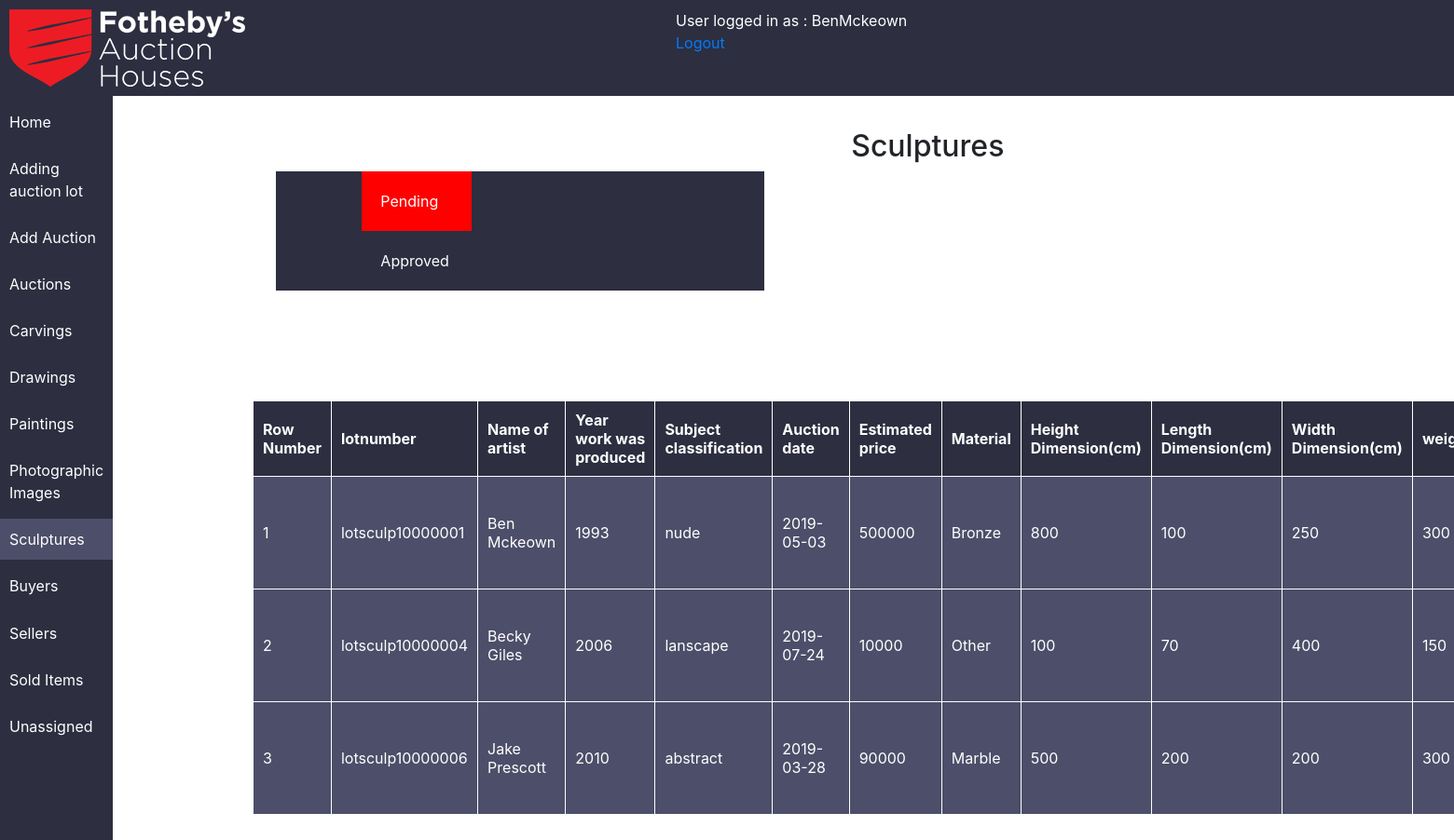
The app's page /default/public/admin/sculptures.php (signed in) with its own data.
### tables this page shows
CREATE TABLE `sculptures` (
  `idsculptures` int(11) NOT NULL AUTO_INCREMENT,
  `lotnumber` varchar(45) NOT NULL DEFAULT 'lotsculp',
  `name_of_artist` varchar(45) DEFAULT NULL,
  `year_of_work` varchar(45) DEFAULT NULL,
  `subject_classification` varchar(45) DEFAULT NULL,
  `description` varchar(500) DEFAULT NULL,
  `auction_date` varchar(45) DEFAULT NULL,
  `estimated_price` varchar(45) DEFAULT NULL,
  `material` varchar(45) DEFAULT NULL,
  `height_dimension` varchar(45) DEFAULT NULL,
  `width_dimension` varchar(45) DEFAULT NULL,
  `length_dimension` varchar(45) DEFAULT NULL,
  `weight` varchar(45) DEFAULT NULL,
  `Auction` varchar(45) DEFAULT NULL,
  `status` varchar(45) DEFAULT NULL,
  `category` varchar(45) DEFAULT NULL,
  `sold_for` varchar(45) DEFAULT NULL,
  `commision_price` varchar(45) DEFAULT NULL,
  PRIMARY KEY (`idsculptures`,`lotnumber`)
);

### default/public/admin/sculptures.php (the view, shortened to what this page needs)
<?php
if (isset($_SESSION['loggedin']) && $_SESSION['loggedin'] == true){
require '../headers/header.php';
?>
<h2>Sculptures</h2>
<div class="buttons">
<ul class="buttons">
  <a href="sculptures.php">
    <div class="active">
<li >
  Pending
</li>
</div>
</a>
<a href="approvedsculptures.php">
  <li>
    Approved
  </li>
</a>
</ul>
</div>
<div class="con">
  <div class="tableview">
<table id="tableid" width="100%">
  <tr>
    <th>
      Row Number
    </th>
     <th>lotnumber</th>
     <th>Name of artist</th>
     <th>Year work was produced</th>
   <th>Subject classification</th>
     <th>Auction date</th>
      <th>Estimated price</th>
          <th>Material</th>
       <th>Height Dimension(cm)</th>
        <th>Length Dimension(cm)</th>
         <th>Width Dimension(cm)</th>
          <th>weight</th>
<?php
require '../config.php';
$results = $pdo->query('SELECT * FROM sculptures WHERE status = "pending" ');
$i=1;
foreach($results as $row){
echo  '<tr id="wrapper">'.
      '<td> <a>'.$i.'</a></td>'.
      '<td> <a>'.$row['lotnumber'].$row['idsculptures'].'</a></td>'.
      '<td><a>'. $row['name_of_artist'].'</a></td>'.
      '<td><a>'.$row['year_of_work'] .'</a></td>'.
      '<td><a>'.$row['subject_classification'] .'</a></td>'.
      '<td><a>'.$row['auction_date'] .'</a></td>'.
      '<td><a>'.$row['estimated_price'] .'</a></td>'.
      '<td><a>'.$row['material'] .'</a></td>'.
      '<td><a>'.$row['height_dimension'] .'</a></td>'.
      '<td><a>'.$row['length_dimension'] .'</a></td>'.
      '<td><a>'.$row['width_dimension'] .'</a></td>'.
        '<td><a>'.$row['weight'] .'</a></td>'.
        '<td><a>'.$row['Auction'] .'</a></td>'.
        '<td><a>'.$row['status'] .'</a></td>' ;
        echo '<ul>
        <td><li><a href="Approvesculpture.php?id=' . $row['idsculptures'] .'">Approve</a></li>
      <li><a href="removesculp.php?id=' . $row['idsculptures'] .'">Remove</a></li>
<li><a href="viewsculpture.php?id=' . $row['idsculptures'] .'">Edit</a></li></td></ul>
</tr>';
$i++;
}
?>
<?php
}
else{
  header('location:../login.php');
}
?>
</table>
</div>
</div>

### default/public/style.css (style rules this page uses)
ul { list-style: none; }
.buttons { background-color: #2d2e40; width: 30%; margin-left: 10%; }
.buttons ul { color:white; list-style:none; }
.buttons a { color: white; }
.buttons li { padding:20px; }
html,body { height:100%; margin:0; }
body { width: 100%; height: 100%; }
.tableview2 table,th,td { color:white; border: 1px solid white; }
.tableview { width: 100%; padding: 30px; display: flex; justify-content: center; }
.tableview table,th,td { color:white; border: 1px solid white; }
.tableview th { background-color: #2d2e40; padding:10px; }
.tableview td { padding:10px; background-color: #4d4e69; }
.con { display: flex; justify-content: center; align-items: center; margin-top: 5%; }
h2 { margin-top: 2%; text-align: center; }
.active { background-color: red; }

### records on screen
sculptures: lotnumber "lotsculp", idsculptures "10000001", name_of_artist "Ben Mckeown", year_of_work "1993", subject_classification "nude", auction_date "2019-05-03", estimated_price "500000", material "Bronze", height_dimension "800", length_dimension "100", width_dimension "250", weight "300"
sculptures: lotnumber "lotsculp", idsculptures "10000004", name_of_artist "Becky Giles", year_of_work "2006", subject_classification "lanscape", auction_date "2019-07-24", estimated_price "10000", material "Other", height_dimension "100", length_dimension "70", width_dimension "400", weight "150"
sculptures: lotnumber "lotsculp", idsculptures "10000006", name_of_artist "Jake Prescott", year_of_work "2010", subject_classification "abstract", auction_date "2019-03-28", estimated_price "90000", material "Marble", height_dimension "500", length_dimension "200", width_dimension "200", weight "300"

### other values on screen
$_SESSION['username'] "BenMckeown"
